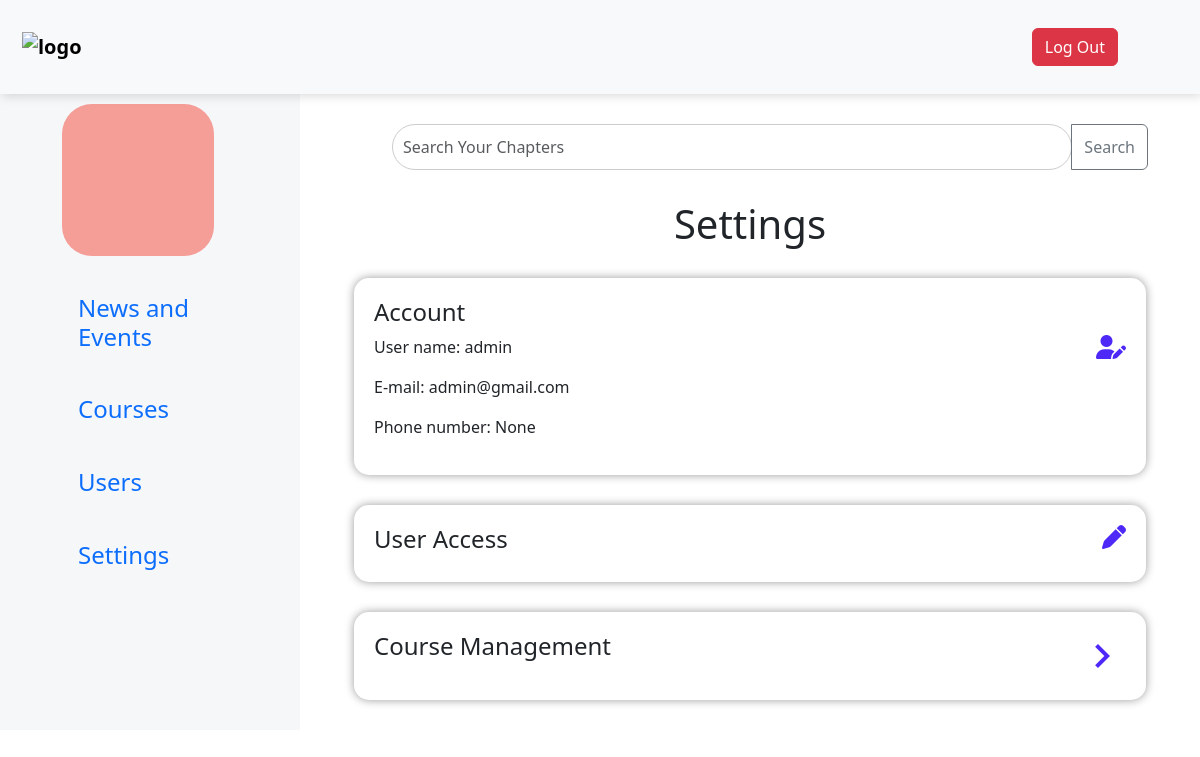
Page /users/settings/ (signed in) on the committed database.
### users/models.py (models this page shows, shortened)
class User(AbstractUser):
    is_student = models.BooleanField(default=False)
    is_admin = models.BooleanField(default=False)
    gender = models.CharField(max_length=1, choices=GENDERS, blank=True, null=True)
    phone = models.CharField(max_length=60, blank=True, null=True)
    address = models.CharField(max_length=60, blank=True, null=True)
    picture = models.ImageField(upload_to="profile_pictures/%Y/%m/%d/", default="default.png", null=True)
    email = models.EmailField(blank=True, null=True)
    groups = models.ManyToManyField(
        Group, related_name='custom_user_groups', blank=True,
        help_text="The groups this user belongs to. A user will get all permissions granted to each of their groups.",
    )
    user_permissions = models.ManyToManyField(
        Permission, related_name='custom_user_permissions', blank=True,
        help_text="Specific permissions for this user.",
    )
    username_validator = ASCIIUsernameValidator()
    objects = CustomUserManager()
    class Meta:
        ordering = ("-date_joined",)
    @property
    def get_full_name(self):
        full_name = self.username
        if self.first_name and self.last_name:
            full_name = f"{self.first_name} {self.last_name}"
        return full_name

### users/views.py (the view)
# urls.py: path('settings/', views.settings_page, name='settings'),
def settings_page(request):
    user = request.user
    context = {
        'user': user,
    }
    return render(request, 'settings.html', context)

### templates/settings.html
{% extends 'base.html' %}
{% block content %}
<div class="container-fluid">
        <h1 class="setting_head">Settings</h1>
        <div class="row_1">
            <h4 class="acc_head">Account</h4>
            <div class="deta">
                <p>User name: {{user.get_full_name}}</p>
                <i class="fas fa-user-edit"></i>
            </div>
            <p>E-mail: {{user.email}}</p>
            <p>Phone number: {{user.phone}}</p>
        </div>
        <div class="row_1">
            <div class="deta">
                <h4 class="acc_head">User Access</h4>
                <i class="fas fa-pen edit-icon"></i>
            </div>
        </div>
        <div class="row_1">
            <div class="deta">
                <h4 class="acc_head">Course Management</h4>
                <i class="material-icons" style="font-size:48px">navigate_next</i>
            </div>
        </div>
    </div>
    {% endblock content %}

### static/css/base.css (style rules this page uses)
* { box-sizing: border-box; }
.setting_head { text-align: center; }
.row_1 { border-radius: 15px; box-shadow: 0 0 10px rgb(156, 155, 155); margin: 30px; padding: 20px; }
.deta { display: flex; flex-direction: row; justify-content: space-between; }
.deta i { float: right; font-size:24px; color: rgb(78,40,246); }

### rows in the picture
User: get_full_name "admin", email "admin@gmail.com", phone "None"
